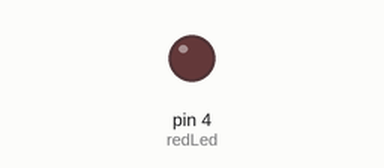
A sketch run on a simulated Arduino Uno, built with avr-gcc and run on an emulated ATmega328P. On the bench: output pins drawn as LEDs (lit = HIGH).

Above: at 1.9 s.
At 5.37 s:
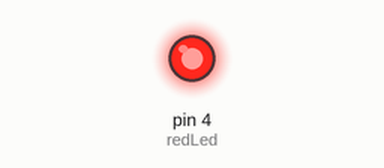
Timing chart, 0 to 5.8 s (numbered marks = the images above):
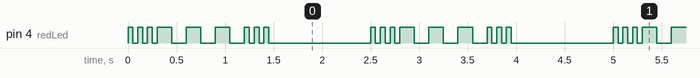

Measured:
- by itself, pin 4 (redLed): repeats every 2.5 s: 2 × (LOW 0.05 s, HIGH 0.05 s), LOW 0.05 s, 3 × (HIGH 0.15 s, LOW 0.15 s), 2 × (HIGH 0.05 s, LOW 0.05 s), HIGH 0.05 s, LOW 1.1 s, HIGH 0.05 s

The sketch:

Monday_Simple_Blink.ino
```cpp
int redLed=4;
int dit=50;
int dah=150;
int longW=1000;

void setup() {
  // put your setup code here, to run once:
pinMode(redLed, OUTPUT);
}

void loop() {
  // put your main code here, to run repeatedly:
digitalWrite(redLed, HIGH);
delay(dit);
digitalWrite(redLed, LOW);
delay(dit);

digitalWrite(redLed, HIGH);
delay(dit);
digitalWrite(redLed, LOW);
delay(dit);

digitalWrite(redLed, HIGH);
delay(dit);
digitalWrite(redLed, LOW);
delay(dit);

digitalWrite(redLed, HIGH);
delay(dah);
digitalWrite(redLed, LOW);
delay(dah);

digitalWrite(redLed, HIGH);
delay(dah);
digitalWrite(redLed, LOW);
delay(dah);

digitalWrite(redLed, HIGH);
delay(dah);
digitalWrite(redLed, LOW);
delay(dah);

digitalWrite(redLed, HIGH);
delay(dit);
digitalWrite(redLed, LOW);
delay(dit);

digitalWrite(redLed, HIGH);
delay(dit);
digitalWrite(redLed, LOW);
delay(dit);

digitalWrite(redLed, HIGH);
delay(dit);
digitalWrite(redLed, LOW);
delay(dit);

delay(longW);
}
```
